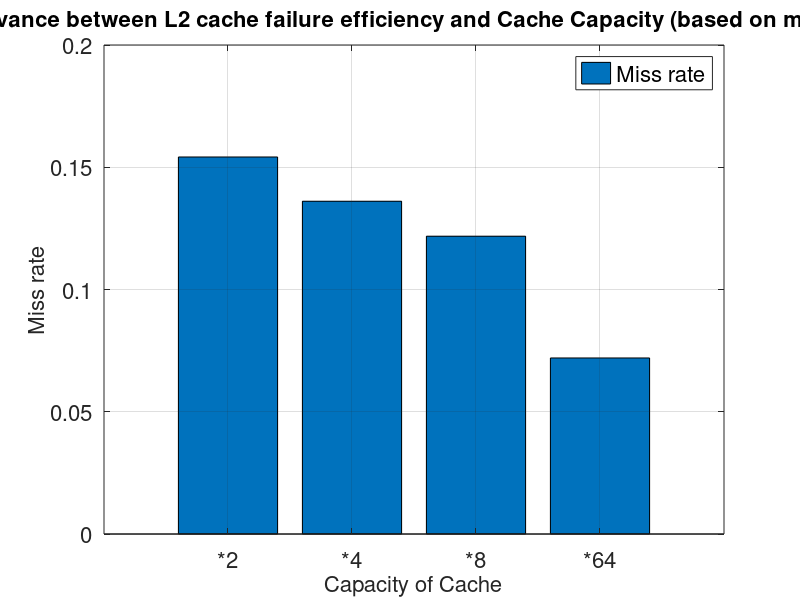

MATLAB code for this plot:
y=[0.1542	0.1361	0.1218	0.0720];
b=bar(y);
grid on;
ch = get(b,'children');
set(gca,'XTickLabel',{'*2','*4','*8','*64'}, 'FontSize', 16)
%set(ch,'FaceVertexCData',[1 0 1;0 0 0;])
legend('Miss rate', 'FontSize', 16);
xlabel('Capacity of Cache', 'FontSize', 16);
ylabel('Miss rate', 'FontSize', 16);
title('The relevance between L2 cache failure efficiency and Cache Capacity (based on mcf dataset)', 'FontSize', 16);